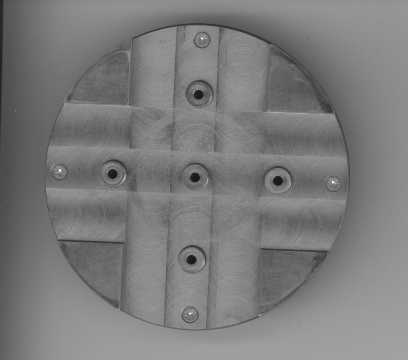
#> input picture andres_carpeta/MATERAIAL COMPARTIDO/vision/Talle2_VA_DavidJorge_RestrepoCamila/20.jpg, 408 x 360 px, found by its file name
$ python filtroMediana.py
#> lines starting #> are read from the running program, lines starting #| are printed output that depends on the picture
import numpy as np
import cv2

img1 = cv2.imread('20.jpg', 0)  # Leemos la imagen
#> img1 is the input picture: shape (360, 408); min 9, max 255, mean 123.8
height, width = img1.shape[:2]  # Obtenemos sus dimensiones
#> height = 360; width = 408
imgFm = np.zeros((height, width), np.uint8)  # Creamos una imagen nueva
noise = np.zeros((height, width), np.uint8)
cv2.randn(noise, 0, 255)  # Creamos el ruido aleatorio con la funcion randn
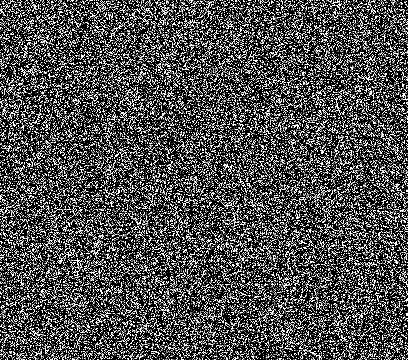
#> noise: shape (360, 408); min 0, max 255, mean 80.5
# ingresando la imagen destino y los valores promedio a generar
imgNoise = img1 + noise
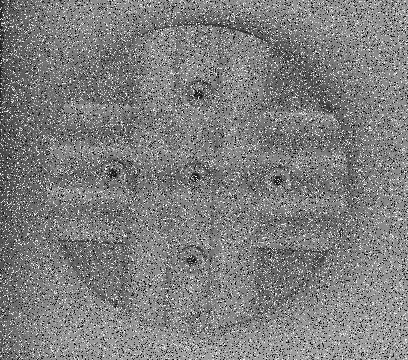
#> imgNoise: shape (360, 408); min 0, max 255, mean 126.4
imgFm = cv2.medianBlur(imgNoise, 7)
cv2.imwrite('20.png', imgNoise)
cv2.imshow('Imagen original                               Imagen filtrada', np.hstack([img1, noise, imgNoise, imgFm]))  # Mostramos las imagenes
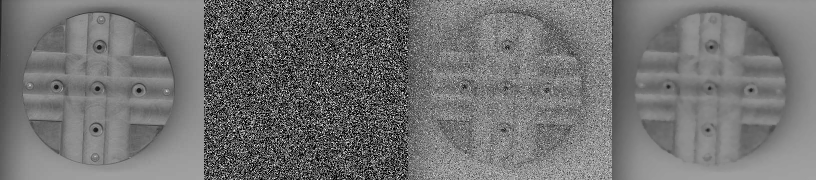
#> window 'Imagen original               ': shape (360, 1632) (shown at 1/2 size); min 0, max 255, mean 113.8
cv2.waitKey(0)  # Se espera a pulsar cualquier tecla para cerrar la imagen
cv2.destroyAllWindows()  # Cierre de ventanas

# Fuente: Documentacion OpenCV

$ run again, with andres_carpeta/MATERAIAL COMPARTIDO/vision/Talle2_VA_DavidJorge_RestrepoCamila/2.jpg copied over andres_carpeta/MATERAIAL COMPARTIDO/vision/Talle2_VA_DavidJorge_RestrepoCamila/20.jpg
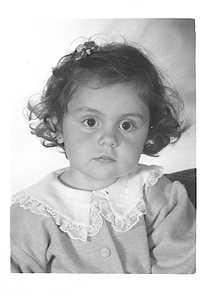
#> input picture andres_carpeta/MATERAIAL COMPARTIDO/vision/Talle2_VA_DavidJorge_RestrepoCamila/2.jpg, 208 x 304 px, found by its file name
#> img1 is the input picture: shape (304, 208); min 10, max 255, mean 196.3
#> `cv2.randn(noise, 0, 255)`:
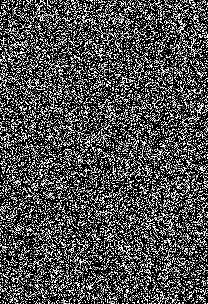
#> noise: shape (304, 208); min 0, max 255, mean 80.7
#> `cv2.imshow('Imagen original                               Imagen filtr..`:
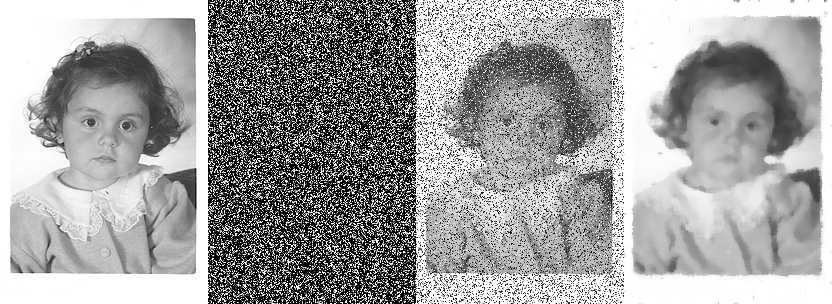
#> window 'Imagen original               ': shape (304, 832); min 0, max 255, mean 160.6

$ run again, with andres_carpeta/MATERAIAL COMPARTIDO/vision/Talle2_VA_DavidJorge_RestrepoCamila/33.jpg copied over andres_carpeta/MATERAIAL COMPARTIDO/vision/Talle2_VA_DavidJorge_RestrepoCamila/20.jpg
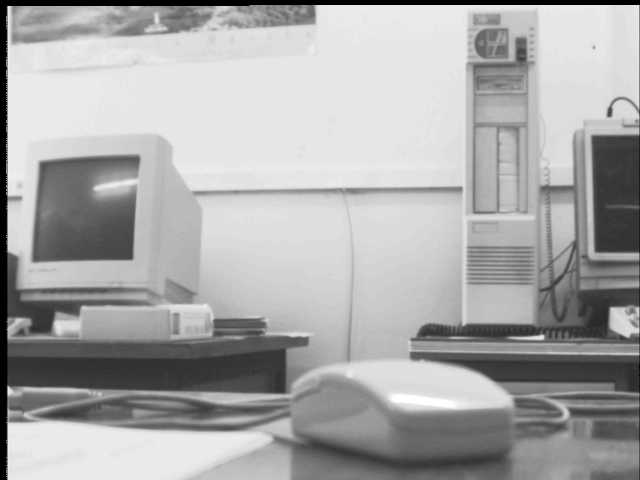
#> input picture andres_carpeta/MATERAIAL COMPARTIDO/vision/Talle2_VA_DavidJorge_RestrepoCamila/33.jpg, 640 x 480 px, found by its file name
#> img1 is the input picture: shape (480, 640); min 0, max 255, mean 168.8
#> `imgNoise = img1 + noise`:
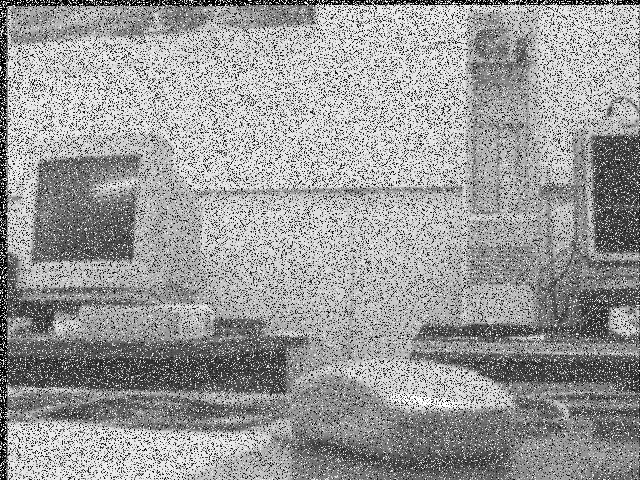
#> imgNoise: shape (480, 640); min 0, max 255, mean 154.8
#> `cv2.imshow('Imagen original                               Imagen filtr..`:
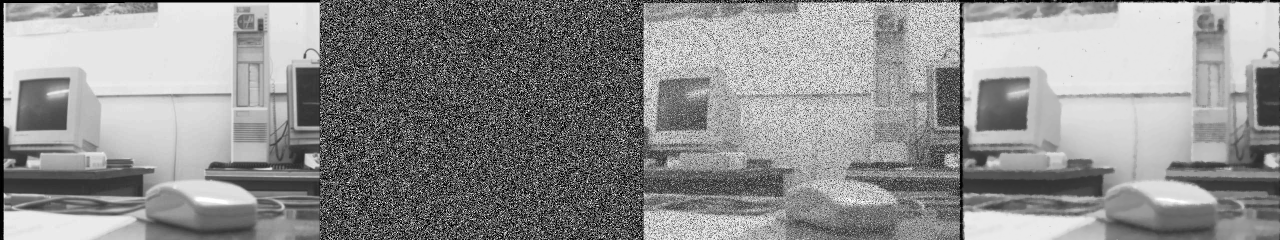
#> window 'Imagen original               ': shape (480, 2560) (shown at 1/2 size); min 0, max 255, mean 143.3
